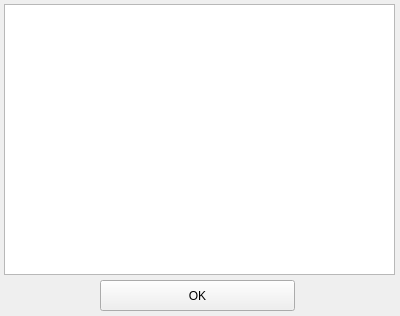
<?xml version="1.0" encoding="UTF-8"?>
<ui version="4.0">
 <class>Form</class>
 <widget class="QWidget" name="Form">
  <property name="geometry">
   <rect>
    <x>0</x>
    <y>0</y>
    <width>400</width>
    <height>316</height>
   </rect>
  </property>
  <property name="windowTitle">
   <string>About</string>
  </property>
  <widget class="QTextBrowser" name="info">
   <property name="geometry">
    <rect>
     <x>4</x>
     <y>4</y>
     <width>391</width>
     <height>271</height>
    </rect>
   </property>
  </widget>
  <widget class="QPushButton" name="okButton">
   <property name="geometry">
    <rect>
     <x>100</x>
     <y>280</y>
     <width>195</width>
     <height>31</height>
    </rect>
   </property>
   <property name="text">
    <string>OK</string>
   </property>
  </widget>
 </widget>
 <resources/>
 <connections/>
</ui>
